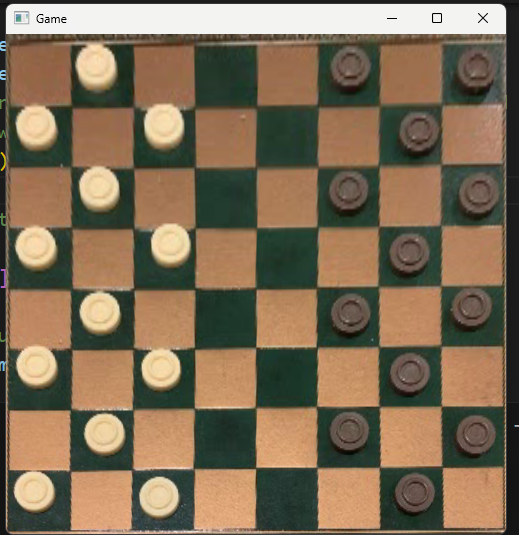
#> input picture visuals/image-1.png, 519 x 535 px, given in place of vid1.avi, which was not available
$ python main.py
#> lines starting #> are read from the running program, lines starting #| are printed output that depends on the picture; after the words box and inside, x2 and y2 are one past the last pixel; in counts of white or black regions, pixels touching at a corner belong together; pictures that were not available may be replaced by others from this repository, and a replacement may not be noted
### Python OOP/GlobalFunctions.py
import cv2 as cv
import numpy as np
from GlobalVariables import *

def is_contour_circle(contour, epsilon_factor=0.02, circularity_threshold=0.4,min_area = 300)-> bool:
    """ Checks if the detected contour is circle or not """
    global radius , max_area
    epsilon = epsilon_factor * cv.arcLength(contour, True)
    approx = cv.approxPolyDP(contour, epsilon, True)

    if len(approx) >= 6:
        area = cv.contourArea(contour)
        perimeter = cv.arcLength(contour, True)
        circularity = 4 * np.pi * (area / (perimeter ** 2))
        return circularity > circularity_threshold and area > min_area and area < max_area
    return False

def is_hand_inside(hand_on_screen,current_frame,old_frame,threshold = 60,sensitivity=6):
    diff = cv.absdiff(old_frame, current_frame)
    t,diff = cv.threshold(diff,threshold,255,cv.THRESH_BINARY)
    different_pixels_number = sum(sum(diff))
    result  = diff.size/different_pixels_number

    if result <= sensitivity and hand_on_screen == False:
        return True
    elif result >= sensitivity and hand_on_screen == True:
        return False
    else:
        return hand_on_screen

# [5 lines left out: function get_square_position, not called in this run]

def get_contour_radius(contour)->int:
    """ Return the radius of circular contour """

    area =  cv.contourArea(contour)
    perimeter = cv.arcLength(contour,True)
    radius = int((2*area) / perimeter)
    return radius

def visualize_hand_tracking(old_frame,current_frame):
    diff = cv.absdiff(old_frame, current_frame)
    t,diff = cv.threshold(diff,60,255,cv.THRESH_BINARY)
    cv.imshow("Frame Diff", diff)

### Python OOP/IndexDectector.py
import cv2 as cv
import numpy as np
from GlobalFunctions import *

class IndexDetector:
    """
        This class will hold the last 3 index record (including the current one) to return more optimized index result
    """
    white_lastn_square_indexes = list()
    white_result_index = list()
    black_lastn_square_indexes = list()
    black_result_index = list()
    n = 4
    index = 0
    def set_index(self,contours,bird_eye_frame_gray):
        """
            Convert incoming contours into indexes
            Set the indexes into white_indexes according to white_index
        """
        contour_centers = self.get_contours_centers(contours)
        contour_centers_combined = self.combine_close_contours(contour_centers)
        white_checker_index = list()
        black_checker_index = list()
        for cent in contour_centers_combined:
            checker_index = self.get_square_index_from_center(cent)
            is_white = self.is_checker_white(bird_eye_frame_gray,cent)
            if is_white : white_checker_index.append(checker_index)
            else : black_checker_index.append(checker_index)
        if len(self.white_lastn_square_indexes)!= self.n:
            self.white_lastn_square_indexes.append(white_checker_index)
            self.black_lastn_square_indexes.append(black_checker_index)
        else:
            self.white_lastn_square_indexes[self.index] = white_checker_index
            self.black_lastn_square_indexes[self.index] = black_checker_index
            result = (self.index + 1) % self.n
            self.index = result
    def get_square_index_from_center(self,center):
        """
            Return the sqaure index of incoming center
            Result Example:
                (2,7) = x axis third square and y axis eighth square
                (3,4) = 4 unit right 5 unit below
        """
        global square_x_scaler,square_y_scaler
        return (center[0]//square_x_scaler,center[1]//square_x_scaler)

    def is_checker_white(self,frame_gray,point)->bool:
        """ Classify checkers as black(0) or white(1) """
        return frame_gray[point[1],point[0]]>180 and True or False

    def combine_close_contours(self,centers,threshold_distance=25)-> list:
        """
            This function is used with circular contours
            If two circular contour is too close two each other , they represent the same checkers.
            So they will be counted as one
        """
        length = len(centers)
        distance = 0
        result = []
        centers = np.array(centers)
        for i in range(0,length):
            add_flag = True
            distance = 0
            for j in range(i+1,length):
                distance = np.sqrt((centers[i,0] - centers[j,0])**2 + (centers[i,1] - centers[j,1])**2)
                if distance < threshold_distance: # if two contour is close
                    add_flag = False
                    break
            if add_flag:
                result.append([centers[i,0],centers[i,1]])

        return np.array(result,dtype=int)

    def get_contours_centers(self,contours)-> list:
        """ Calculate the centroid of the contour """
        contour_centers = []
        for contour in contours:
            M = cv.moments(contour)
            if M["m00"] != 0:
                cX = int(M["m10"] / M["m00"])
                cY = int(M["m01"] / M["m00"])
                contour_centers.append([cX,cY])
        return np.array(contour_centers,dtype=int)

    # [8 lines left out: function combine_indexes, not called in this run]

    def calculate_indexes(self):
        self.white_result_index,self.black_result_index = self.combine_indexes()

    # [9 lines left out: function visualize_all_checkers, not called in this run]

### Python OOP/GameMovementRecorder.py
from PlayerEnum import Player

class GameMovementRecorder:
    records = list()
    def record(self,player:Player,old_player,new_player,defeateds):
        self.records.append([player,old_player,new_player,defeateds])

    def show(self):
        for movement in self.records:
            print(movement)

### Python OOP/Checkers.py
import cv2 as cv
from GlobalFunctions import *
from MovementEnum import Movement
from PlayerEnum import Player

class Checkers():
    square_index_with_white_checkers_old = list()
    square_index_with_white_checkers_new = list()
    square_index_with_black_checkers_old = list()
    square_index_with_black_checkers_new = list()
    movement = None
    movement_old_index = None
    movement_new_index = None
    defeated_indexes = None
    # [86 lines left out: functions get_indexes_changes, what_happaned, find_different_index, get_player, not called in this run]

    def set_square_white_index(self,new_index:list):
        self.square_index_with_white_checkers_old = self.square_index_with_white_checkers_new
        self.square_index_with_white_checkers_new = new_index
    def set_square_black_index(self,new_index:list):
        self.square_index_with_black_checkers_old = self.square_index_with_black_checkers_new
        self.square_index_with_black_checkers_new = new_index

    # [12 lines left out: function get_closest_index, not called in this run]

    def apply_changes(self,bird_eye_frame,radius):
        if self.movement_new_index == None or self.movement_old_index == None:
            return

        mover_old_position = get_square_position(self.movement_old_index)
        mover_new_position = get_square_position(self.movement_new_index)
        cv.putText(bird_eye_frame,f"Old {self.movement_old_index}",(mover_old_position[0]-10,mover_old_position[1]-20),1,1,(255,0,0),2)
        cv.circle(bird_eye_frame, (mover_old_position[0], mover_old_position[1]), radius, (255, 0, 0), 3)
        cv.putText(bird_eye_frame,f"New {self.movement_new_index}",(mover_new_position[0]-10,mover_new_position[1]-20),1,1,(0,255,0),2)
        cv.circle(bird_eye_frame, (mover_new_position[0], mover_new_position[1]), radius, (0, 255, 0), 3)
        cv.arrowedLine(bird_eye_frame,mover_old_position,mover_new_position,(255,255,0),2)
        if self.defeated_indexes != None:
            defeated_positions = [get_square_position(x) for x in self.defeated_indexes]
            for cent,position in zip(self.defeated_indexes,defeated_positions):
                cv.putText(bird_eye_frame,f"Defeated {cent}",(position[0]-10,position[1]-20),1,1,(0,0,255),2)
                cv.circle(bird_eye_frame, (position[0], position[1]), radius, (0, 0, 255), 3)

### Python OOP/main.py
import cv2 as cv
import numpy as np
from GlobalVariables import heigth,width
from PreporcessingVariables import *
from GameMovementRecorder import GameMovementRecorder
from GlobalFunctions import is_hand_inside,is_contour_circle,get_contour_radius,visualize_hand_tracking
from Checkers import Checkers
from IndexDectector import IndexDetector

def main():
    # Set available camera
    video_capture = cv.VideoCapture("source/vid1.avi")
    # Read the first frame
    success, frame = video_capture.read()
#> frame is the input picture: shape (535, 519, 3); mean B, G, R 85.8, 109.4, 127.8

    # Parameter to track hand
    current_full_frame_gray = cv.cvtColor(frame,cv.COLOR_BGR2GRAY)
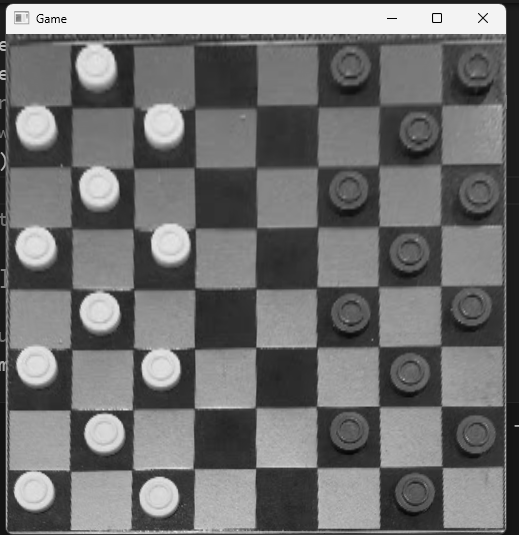
#> current_full_frame_gray: shape (535, 519); min 0, max 251, mean 112.2
    old_full_frame_gray = current_full_frame_gray
    hand_on_screen = False
    hand_on_screen_previous = False
    frame_count_while_hand_out = 1

    # Initiate Tracker Objects
    manager = Checkers()
    index_detector = IndexDetector()
    recorder = GameMovementRecorder()

    # Detect Chessboard Coordinates
    points = np.array([[113, 14], [51, 248], [437, 246], [357, 17]],dtype=np.float32)
    new_points = np.array([[0, 0], [0, heigth], [width, heigth], [width, 0]],dtype=np.float32)

    # Calculate the transformation matrix
    transformation_matrix = cv.getPerspectiveTransform(points,new_points)

    while success:
        # Read next frame
        success, frame = video_capture.read()

        # Update current frame
        current_full_frame_gray = cv.cvtColor(frame,cv.COLOR_BGR2GRAY)

        # Using transformation matrix convert frame into "Bird'Eye View"
        bird_eye_frame = cv.warpPerspective(frame,transformation_matrix,(width,heigth))
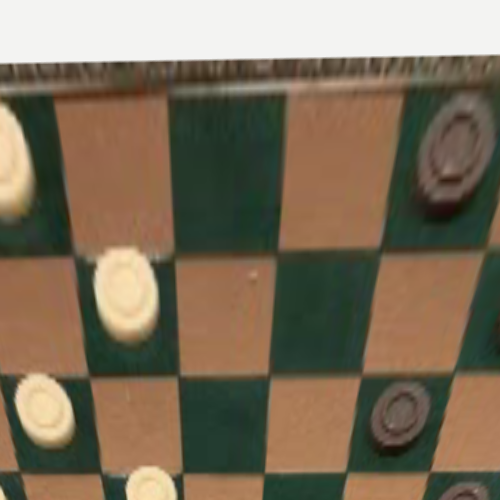
#> bird_eye_frame: shape (500, 500, 3); mean B, G, R 90.5, 111.3, 125.8

        # Check if hand is in
        hand_on_screen_previous = hand_on_screen
        hand_on_screen = is_hand_inside(hand_on_screen,current_full_frame_gray,old_full_frame_gray)
#> in is_hand_inside, `t,diff = cv.threshold(diff,threshold,255,cv.THRESH_BINARY)`: t = 60
#> in is_hand_inside, `different_pixels_number = sum(sum(diff))`: different_pixels_number = 0
#> in is_hand_inside, `result  = diff.size/different_pixels_number`: result = inf
#> hand_on_screen = False

        # According to the hand status update frame_count_while_hand_out
        if hand_on_screen == True:
            frame_count_while_hand_out = 0
        elif frame_count_while_hand_out == 0 and hand_on_screen == False and hand_on_screen_previous == True:
            frame_count_while_hand_out += 1

        # If hand is currently out , calculate the positions of checkers and save for later prediction
        if frame_count_while_hand_out != 0 and hand_on_screen == False:
            # Make frame gray scale
            bird_eye_frame_gray = cv.cvtColor(bird_eye_frame,cv.COLOR_BGR2GRAY)
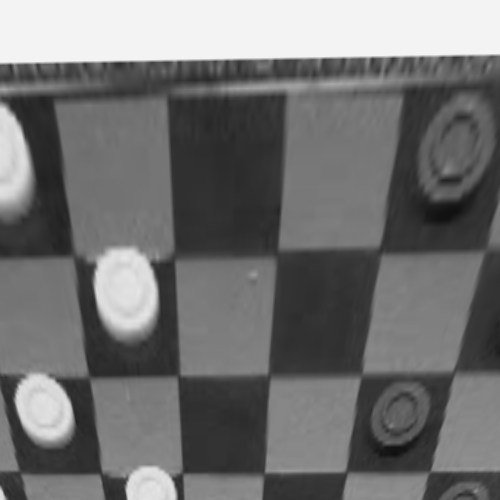
#> bird_eye_frame_gray: shape (500, 500); min 15, max 243, mean 113.3
            # Apply gamma correction to reduce the shaddow effect
            bird_eye_frame_gray_gamma_corrected = np.array(np.power(bird_eye_frame_gray/np.max(bird_eye_frame_gray),0.7) * 255).astype(np.uint8)
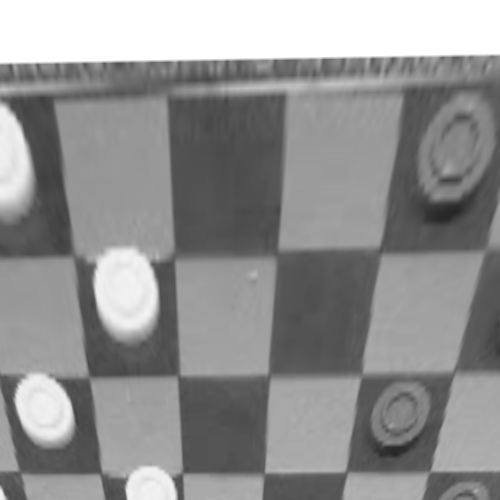
#> bird_eye_frame_gray_gamma_corrected: shape (500, 500); min 36, max 255, mean 144.5
            # Blur the frame for making Canny algorithm more precise
            bird_eye_frame_blur = cv.GaussianBlur(bird_eye_frame_gray_gamma_corrected,(guassian_blur_kernel_size,guassian_blur_kernel_size),0)
            # Detect Edges
            edges = cv.Canny(bird_eye_frame_blur,threshold1_canny,threshold2_canny)
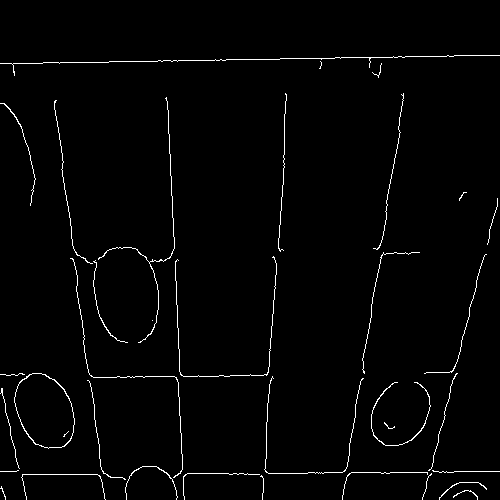
#> edges: shape (500, 500); 1.8% white in thin lines or dots, all inside (x1, y1, x2, y2) = (0, 55, 500, 500)
            # Apply Morphological operations to fix broken edges
            dilated_edges = cv.dilate(edges, kernel_morp, iterations=2)
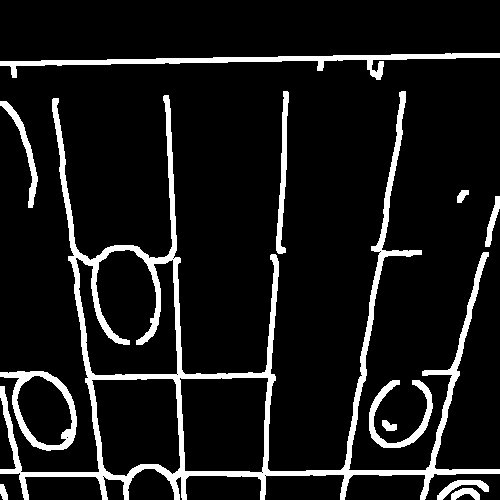
#> dilated_edges: shape (500, 500); 9.9% white; 12 white regions
            # Find Circlular Contours
            contours, _ = cv.findContours(dilated_edges, cv.RETR_LIST, cv.CHAIN_APPROX_SIMPLE)
#> contours = 23 contours, 7 with area under 20; largest, box (x1, y1, x2, y2) and area: (0, 91, 500, 500) 38208, (75, 249, 178, 376) 9742, (179, 377, 269, 473) 7731, (91, 378, 181, 477) 7255, (0, 371, 77, 451) 4048
            circle_contours = [contour for contour in contours if is_contour_circle(contour)]
#> circle_contours = 1 contour; box (x1, y1, x2, y2) and area: (16, 375, 73, 446) 2730
            # Calculate and save the index(positions of checkers)
            index_detector.set_index(circle_contours,bird_eye_frame_gray)
#> the loop in get_contours_centers, `for contour in contours:` made 1 pass
#> (cX, cY) on pass 1: (43, 410)
#> after the loop in get_contours_centers, `for contour in contours:`: contour_centers = [[43, 410]]
#> in combine_close_contours, `length = len(centers)`: length = 1
#> in combine_close_contours, `centers = np.array(centers)`: centers = [[43, 410]]
#> the loop in set_index, `for cent in contour_centers_combined:` made 1 pass
#> (cent, checker_index, is_white) on pass 1: ([43, 410], (0, 6), True)
#> after the loop in set_index, `for cent in contour_centers_combined:`: black_checker_index = []; white_checker_index = [(0, 6)]
            # Calculate radius for better visualization
            radius = get_contour_radius(circle_contours[0])
#> in get_contour_radius, `area =  cv.contourArea(contour)`: area = 2730
#> in get_contour_radius, `perimeter = cv.arcLength(contour,True)`: perimeter = 215.1
#> in get_contour_radius, `radius = int((2*area) / perimeter)`: radius = 25
#> radius = 25
            # Increase frame_count_while_hand_out by one
            frame_count_while_hand_out+= 1

        # After index_detector.n frame waiting while hand is out , calculate the precise result(move) and save it
        if frame_count_while_hand_out == index_detector.n + 1 and hand_on_screen == False:
            # Reset frame_count_while_hand_out
            frame_count_while_hand_out = 0
            # Calculate indexes
            index_detector.calculate_indexes()
            # Set the current index positions into the manager
            manager.set_square_white_index(index_detector.white_result_index)
            manager.set_square_black_index(index_detector.black_result_index)
            # Manager will compare previous and current positions and return a movement record
            # Record = (player , old position , new position , defeated checker positions)
            record = manager.find_different_index()

            # If calculation is successful , save the record
            if record != None:
                recorder.record(record[0],record[1],record[2],record[3])

            # After saving the record update old full frame which is used for hand tracking
            old_full_frame_gray = current_full_frame_gray

        # For hand detection visualization
        visualize_hand_tracking(old_full_frame_gray,current_full_frame_gray)

        # Apply changes on the bird eye frame
        manager.apply_changes(bird_eye_frame,radius)

        # Show the result
        cv.imshow("Frame ",frame)
        cv.imshow("Game",bird_eye_frame)

        key = cv.waitKey(100)
#> (key Esc is pressed here)
        if key == 27:
            recorder.show()
            break

if __name__ == "__main__":
    main()

$ run again, on visuals/image-2.png
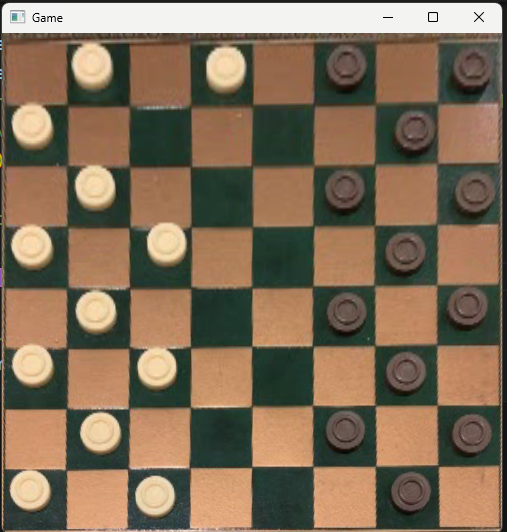
#> input picture visuals/image-2.png, 507 x 532 px, given in place of vid1.avi, which was not available
#> in main, frame is the input picture: shape (532, 507, 3); mean B, G, R 87.6, 109.7, 129.7
#> in main, `bird_eye_frame = cv.warpPerspective(frame,transformation_matrix,(width..`:
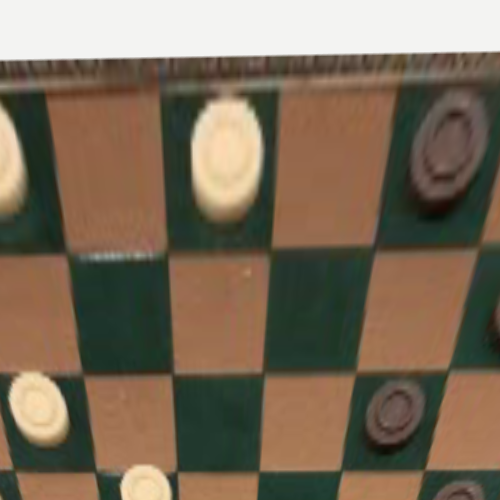
#> bird_eye_frame: shape (500, 500, 3); mean B, G, R 88.6, 107.9, 123.8
#> diff: shape (532, 507); every value is 0
#> t = 60
#> different_pixels_number = 0
#> in is_hand_inside, `result  = diff.size/different_pixels_number`: result = inf
#> hand_on_screen = False
#> edges: shape (500, 500); 1.8% white in thin lines or dots, all inside (x1, y1, x2, y2) = (0, 51, 500, 500)
#> in main, `dilated_edges = cv.dilate(edges, kernel_morp, iterations=2)`:
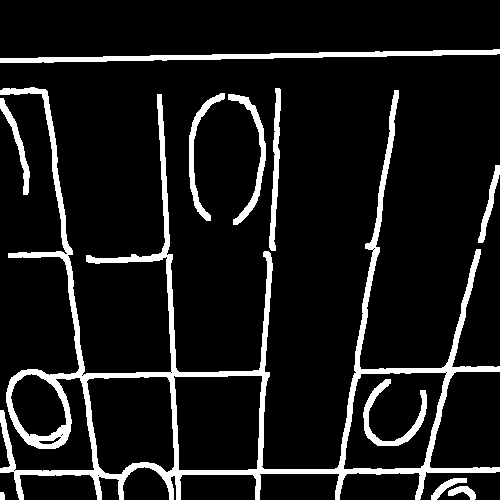
#> dilated_edges: shape (500, 500); 10.1% white; 11 white regions
#> contours = 25 contours, 9 with area under 20; largest, box (x1, y1, x2, y2) and area: (0, 87, 500, 500) 40242, (343, 372, 447, 470) 8042, (173, 375, 263, 471) 7806, (86, 376, 175, 475) 7262, (10, 373, 67, 437) 2528
#> circle_contours = 1 contour; box (x1, y1, x2, y2) and area: (10, 373, 67, 437) 2528
#> the loop in get_contours_centers, `for contour in contours:` made 1 pass
#> (cX, cY) on pass 1: (37, 405)
#> after the loop in get_contours_centers, `for contour in contours:`: contour_centers = [[37, 405]]
#> length = 1
#> centers = [[37, 405]]
#> the loop in set_index, `for cent in contour_centers_combined:` made 1 pass
#> (cent, checker_index, is_white) on pass 1: ([37, 405], (0, 6), True)
#> after the loop in set_index, `for cent in contour_centers_combined:`: black_checker_index = []; white_checker_index = [(0, 6)]
#> area = 2527.5
#> perimeter = 200.4
#> in get_contour_radius, `radius = int((2*area) / perimeter)`: radius = 25
